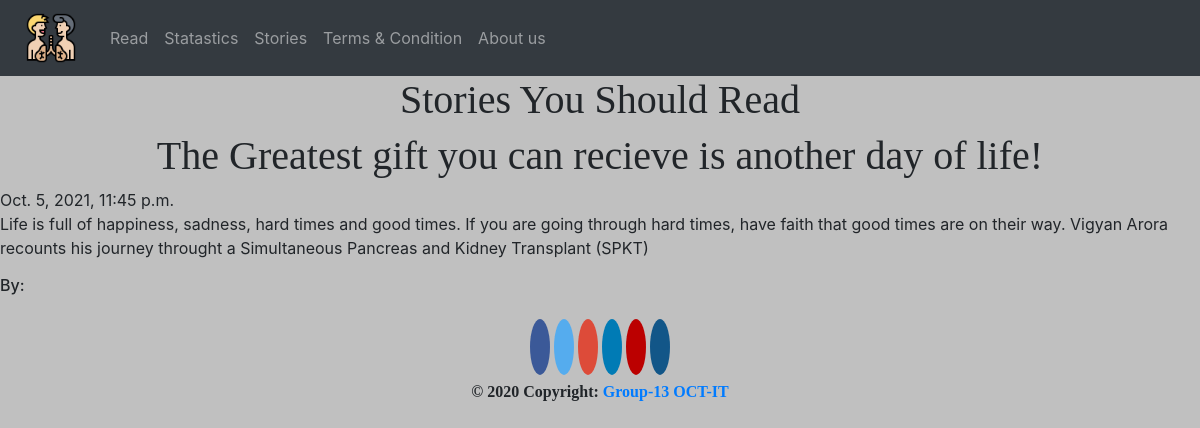
The page /stories on the database its author committed.
### organ/models.py (models this page shows, shortened)
class Post(models.Model):
    donor = models.ForeignKey(Donor,on_delete=models.CASCADE)
    title = models.CharField(max_length=100, null=True)
    story = models.TextField(null=True, blank=True)
    created_date = models.DateTimeField(default=timezone.now)

### organ/views.py (the view)
# urls.py: path('stories', views.stories, name='stories'),
def stories(request):
    oStory = Post.objects.order_by('-created_date')
    return render(request, 'organ/stories.html', {'oStory':oStory})

### organ/templates/organ/stories.html (shortened to what this page needs)
{%extends 'organ/base.html'%}
{%block content%}
    <h1>Stories You Should Read</h1>
    <div>
        {%for o in oStory%}
            <h1>{{o.title}}</h1>
            <date>{{o.created_date}}</date>
            <p>{{o.story}}</p>
            <h6>By:{{o.social_handle}}</h6>
        {%endfor%}
    </div>
{%endblock%}

### organ/templates/organ/stories.html (style rules this page uses)
h1 { text-align: center; font-family: cursive; text-decoration: wavy; }

### organ/templates/organ/base.html (style rules this page uses)
body { background-color: silver; }

### rows shown on the page
Post: title "The Greatest gift you can recieve is another day of life!", created_date "Oct. 5, 2021, 11:45 p.m.", story "Life is full of happiness, sadness, hard times and good times. If you are going through hard times, have faith that good times are on their way. Vigyan Arora recounts his journey throught a Simultaneous Pancreas and Kidney Transplant (SPKT)"
